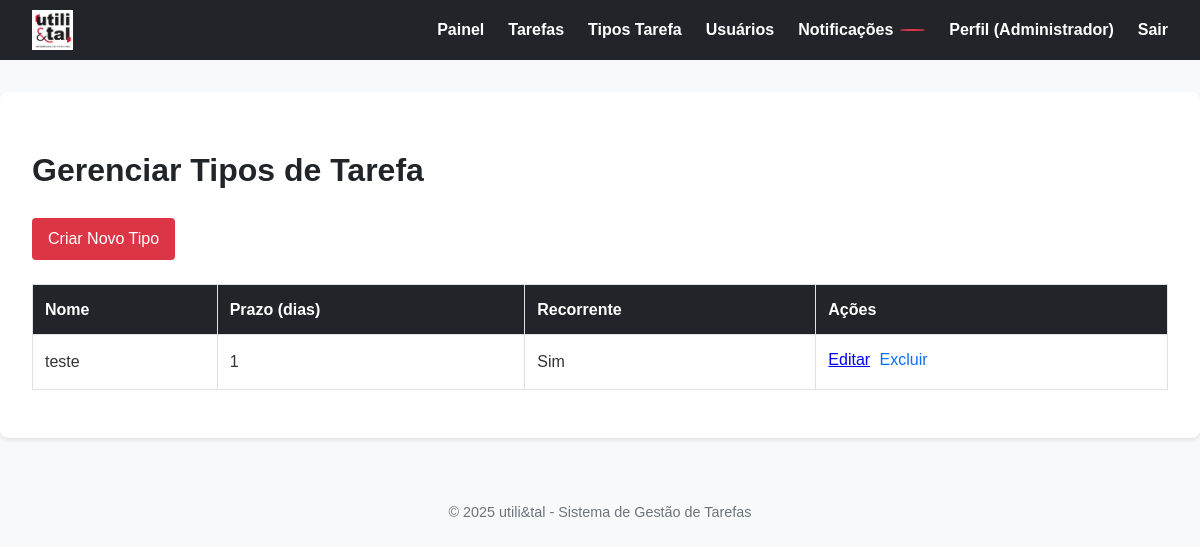
/tasks/types (signed in), run on the app's committed database.
### src/models.py (models this page shows, shortened)
class Usuario(UserMixin, db.Model):
    id = db.Column(db.Integer, primary_key=True)
    email = db.Column(db.String(100), unique=True, nullable=False)
    nome = db.Column(db.String(100), nullable=False)
    senha_hash = db.Column(db.String(200), nullable=False)
    nivel_acesso = db.Column(db.String(20), nullable=False, default="executor")  # administrador, gestor, executor
    data_criacao = db.Column(db.DateTime, default=datetime.utcnow)
    tarefas_solicitadas = db.relationship('Tarefa', foreign_keys='Tarefa.solicitante_id', backref='solicitante', lazy='dynamic')
    tarefas_atribuidas = db.relationship('Tarefa', foreign_keys='Tarefa.executor_id', backref='executor', lazy='dynamic')
    notificacoes = db.relationship('Notificacao', backref='usuario', lazy='dynamic')
    atualizacoes = db.relationship('AtualizacaoTarefa', backref='autor', lazy='dynamic')
    @property
    def senha(self):
        raise AttributeError('senha não é um atributo legível')

class TipoTarefa(db.Model):
    id = db.Column(db.Integer, primary_key=True)
    nome = db.Column(db.String(100), nullable=False)
    prazo_dias = db.Column(db.Integer, default=1)
    recorrente = db.Column(db.Boolean, default=False)
    tarefas = db.relationship('Tarefa', backref='tipo', lazy='dynamic')

### src/tasks.py (the view)
@tasks.route("/types")
@admin_required # Apenas Admin
def list_types():
    tipos = TipoTarefa.query.all()
    return render_template("tasks/list_types.html", tipos=tipos)

### src/templates/tasks/list_types.html (shortened to what this page needs)
{% extends "base.html" %}
{% block content %}
    <h1>Gerenciar Tipos de Tarefa</h1>
    <div style="margin-bottom: 1rem;">
        <a href="{{ url_for("tasks.create_type") }}" class="button" style="background-color: var(--cor-primaria); color: white; padding: 0.5rem 1rem; text-decoration: none; border-radius: 4px;">Criar Novo Tipo</a>
    </div>
    {% if tipos %}
        <table style="width: 100%; border-collapse: collapse;">
            <thead>
                <tr style="background-color: var(--cor-secundaria); color: white;">
                    <th style="padding: 0.75rem; text-align: left;">Nome</th>
                    <th style="padding: 0.75rem; text-align: left;">Prazo (dias)</th>
                    <th style="padding: 0.75rem; text-align: left;">Recorrente</th>
                    <th style="padding: 0.75rem; text-align: left;">Ações</th>
                </tr>
            </thead>
            <tbody>
                {% for tipo in tipos %}
                    <tr style="border-bottom: 1px solid #ddd; background-color: {% if loop.index % 2 == 0 %}#f2f2f2{% else %}white{% endif %};">
                        <td style="padding: 0.75rem;">{{ tipo.nome }}</td>
                        <td style="padding: 0.75rem;">{{ tipo.prazo_dias }}</td>
                        <td style="padding: 0.75rem;">{{ "Sim" if tipo.recorrente else "Não" }}</td>
                        <td style="padding: 0.75rem;">
                            <a href="{{ url_for("tasks.edit_type", id=tipo.id) }}" style="margin-right: 5px;">Editar</a>
                            <form action="{{ url_for("tasks.delete_type", id=tipo.id) }}" method="POST" style="display: inline; padding: 0; background: none; box-shadow: none;" onsubmit="return confirm('Tem certeza que deseja excluir este tipo de tarefa? Tarefas associadas não serão excluídas.');">
                                <button type="submit" style="background: none; border: none; color: var(--cor-link); cursor: pointer; padding: 0;">Excluir</button>
                            </form>
                        </td>
                    </tr>
                {% endfor %}
            </tbody>
        </table>
    {% else %}
        <p>Nenhum tipo de tarefa cadastrado.</p>
    {% endif %}
{% endblock %}

### src/templates/base.html (shortened to what this page needs)
<!doctype html>
<html lang="pt-BR">
<head>
    <link rel="stylesheet" href="{{ url_for("static", filename="css/style.css") }}">
    <link rel="stylesheet" href="https://cdnjs.cloudflare.com/ajax/libs/font-awesome/6.0.0/css/all.min.css">
</head>
<body>
    <header>
        <div class="logo">
            <a href="{{ url_for("main.index") }}">
                <img src="{{ url_for("static", filename="images/utilietal_logo.jpg") }}" alt="utili&tal Logo">
            </a>
        </div>
        <nav class="nav">
            <ul>
                {% if current_user.is_authenticated %}
                    <li><a href="{{ url_for("main.index") }}">Painel</a></li>
                    <li><a href="{{ url_for("tasks.list_tasks") }}">Tarefas</a></li>
                    {% if current_user.nivel_acesso in ["administrador", "gestor"] %}
                        <li><a href="{{ url_for("tasks.list_types") }}">Tipos Tarefa</a></li>
                    {% endif %}
                    {% if current_user.nivel_acesso == "administrador" %}
                        <li><a href="{{ url_for("tasks.list_users") }}">Usuários</a></li>
                    {% endif %}
                    <li>
                        <a href="{{ url_for("notifications.list_notifications") }}">
                            Notificações <span id="notification-count" class="badge"></span>
                        </a>
                    </li>
                    <li><a href="#">Perfil ({{ current_user.nome }})</a></li>
                    <li><a href="{{ url_for("auth.logout") }}">Sair</a></li>
                {% else %}
                    <li><a href="{{ url_for("auth.login") }}">Login</a></li>
                {% endif %}
            </ul>
        </nav>
    </header>
    <main>
        {% block content %}{% endblock %}
    </main>
    <footer>
        <p>&copy; 2025 utili&tal - Sistema de Gestão de Tarefas</p>
    </footer>
</body>
</html>

### src/static/css/style.css (style rules this page uses)
:root { --cor-primaria: #dc3545; --cor-secundaria: #212529; --cor-texto: #333; --cor-fundo: #f8f9fa; --cor-link: #0d6efd; --nav-height: 60px; }
body { font-family: sans-serif; margin: 0; padding: 0; background-color: var(--cor-fundo); color: var(--cor-texto); line-height: 1.6; padding-top: var(--nav-height); }
header { background-color: var(--cor-secundaria); color: white; padding: 0 2rem; display: flex; justify-content: space-between; align-items: center; position: fixed; top: 0; left: 0; width: 100%; height: var(--nav-height); z-index: 1000; box-sizing: border-box; }
header .logo img { max-height: 40px; vertical-align: middle; }
.nav { display: flex; align-items: center; }
nav ul { list-style: none; padding: 0; margin: 0; display: flex; align-items: center; height: 100%; }
nav ul li { margin-left: 1.5rem; display: flex; align-items: center; }
nav ul li a { color: white; text-decoration: none; font-weight: bold; padding: 0.5rem 0; display: flex; align-items: center; }
.badge { background-color: var(--cor-primaria); color: white; border-radius: 50%; padding: 0.1em 0.5em; font-size: 0.8em; margin-left: 0.5em; display: inline-block; min-width: 1em; text-align: center; }
main { padding: 2rem; max-width: 1200px; margin: 2rem auto; background-color: #fff; border-radius: 8px; box-shadow: 0 2px 4px rgba(0,0,0,0.1); }
h1, h2, h3 { color: var(--cor-secundaria); }
.button, button, input[type="submit"] { background-color: var(--cor-primaria); color: white; padding: 0.75rem 1.5rem; border: none; border-radius: 4px; cursor: pointer; text-decoration: none; display: inline-block; font-size: 1rem; transition: background-color 0.2s ease; margin-right: 0.5rem; margin-bottom: 0.5rem; }
footer { text-align: center; margin-top: 2rem; padding: 1rem; color: #6c757d; font-size: 0.9em; }
table { width: 100%; border-collapse: collapse; margin-bottom: 1rem; }
thead { background-color: var(--cor-secundaria); color: white; }
th, td { padding: 0.75rem; text-align: left; border: 1px solid #dee2e6; }

### data on the page
Usuario: nome "Administrador"
TipoTarefa: nome "teste", prazo_dias "1", recorrente "Sim"
